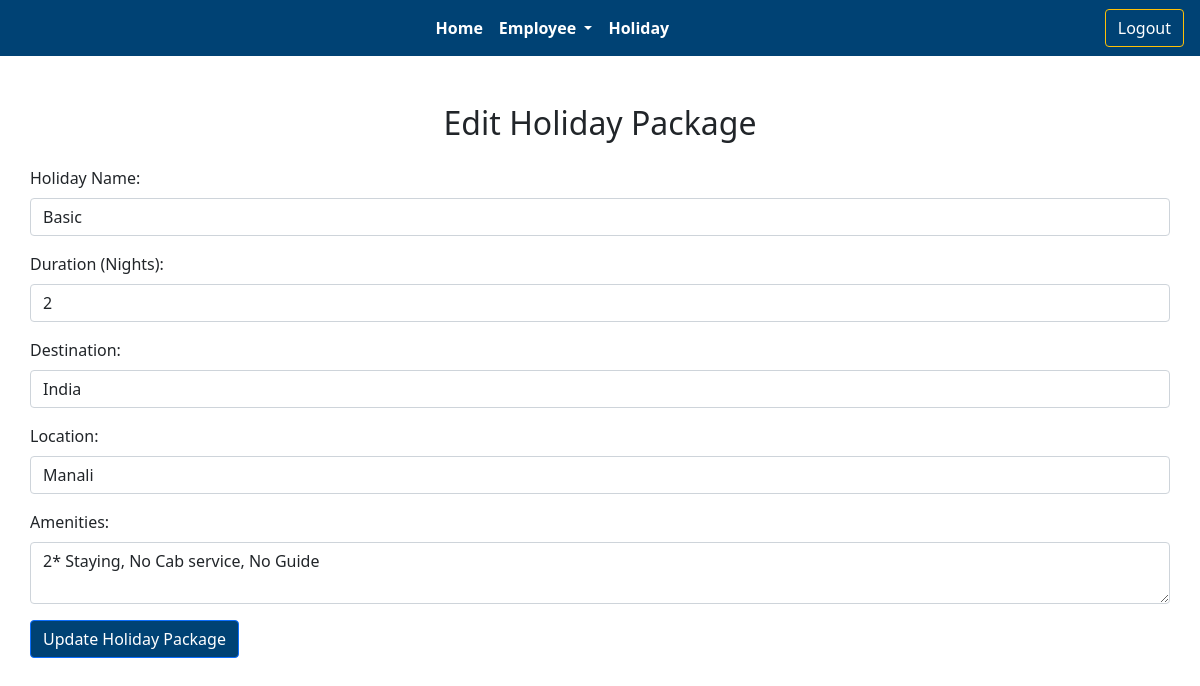
The app's page /edit_package.php?id=1 with its own data.
### tables this page shows
CREATE TABLE `holiday_packages` (
  `id` int(11) NOT NULL,
  `holiday_name` varchar(255) NOT NULL,
  `duration` int(11) NOT NULL,
  `destination` varchar(255) NOT NULL,
  `location` varchar(255) DEFAULT NULL,
  `amenities` text DEFAULT NULL
);

### edit_package.php (the view, shortened to what this page needs)
<?php
include('Assets/Backend/dbconfig.php');
if (isset($_GET['id'])) {
    $package_id = $_GET['id'];
    $query = "SELECT * FROM holiday_packages WHERE id = $package_id";
    $result = mysqli_query($conn, $query);
    if ($row = mysqli_fetch_assoc($result)) {
        $holiday_name = $row['holiday_name'];
        $duration = $row['duration'];
        $destination = $row['destination'];
        $location = $row['location'];
        $amenities = $row['amenities'];
    } else {
        echo "Package not found.";
        exit;
    }
} else {
    echo "Invalid request.";
    exit;
}
?>
<?php include 'navbar.php' ?>
<div class="container mt-5">
    <h2 class="text-center mb-4">Edit Holiday Package</h2>
    <form id="editHolidayForm">
        <div class="mb-3">
            <label for="holidayName" class="form-label">Holiday Name:</label>
            <input type="text" id="holidayName" name="holidayName" class="form-control" value="<?php echo $holiday_name; ?>" required>
        </div>
        <div class="mb-3">
            <label for="duration" class="form-label">Duration (Nights):</label>
            <input type="number" id="duration" name="duration" class="form-control" value="<?php echo $duration; ?>" required>
        </div>
        <div class="mb-3">
            <label for="destination" class="form-label">Destination:</label>
            <input type="text" id="destination" name="destination" class="form-control" value="<?php echo $destination; ?>" required>
        </div>
        <div class="mb-3">
            <label for="location" class="form-label">Location:</label>
            <input type="text" id="location" name="location" class="form-control" value="<?php echo $location; ?>">
        </div>
        <div class="mb-3">
            <label for="amenities" class="form-label">Amenities:</label>
            <textarea id="amenities" name="amenities" class="form-control"><?php echo $amenities; ?></textarea>
        </div>
        <button type="submit" class="btn btn-primary">Update Holiday Package</button>
    </form>
</div>

### style.css (style rules this page uses)
.container, .container-fluid, .container-lg, .container-md, .container-sm, .container-xl, .container-xxl { width: 100%; padding-right: 0; padding-left: 0; margin-right: auto; margin-left: auto; }

### navbar.php (style rules this page uses)
.btn { background: #004274; color: white; }

### records on screen
holiday_packages: holidayName "Basic", duration "2", destination "India", location "Manali", amenities "2* Staying, No Cab service, No Guide"
